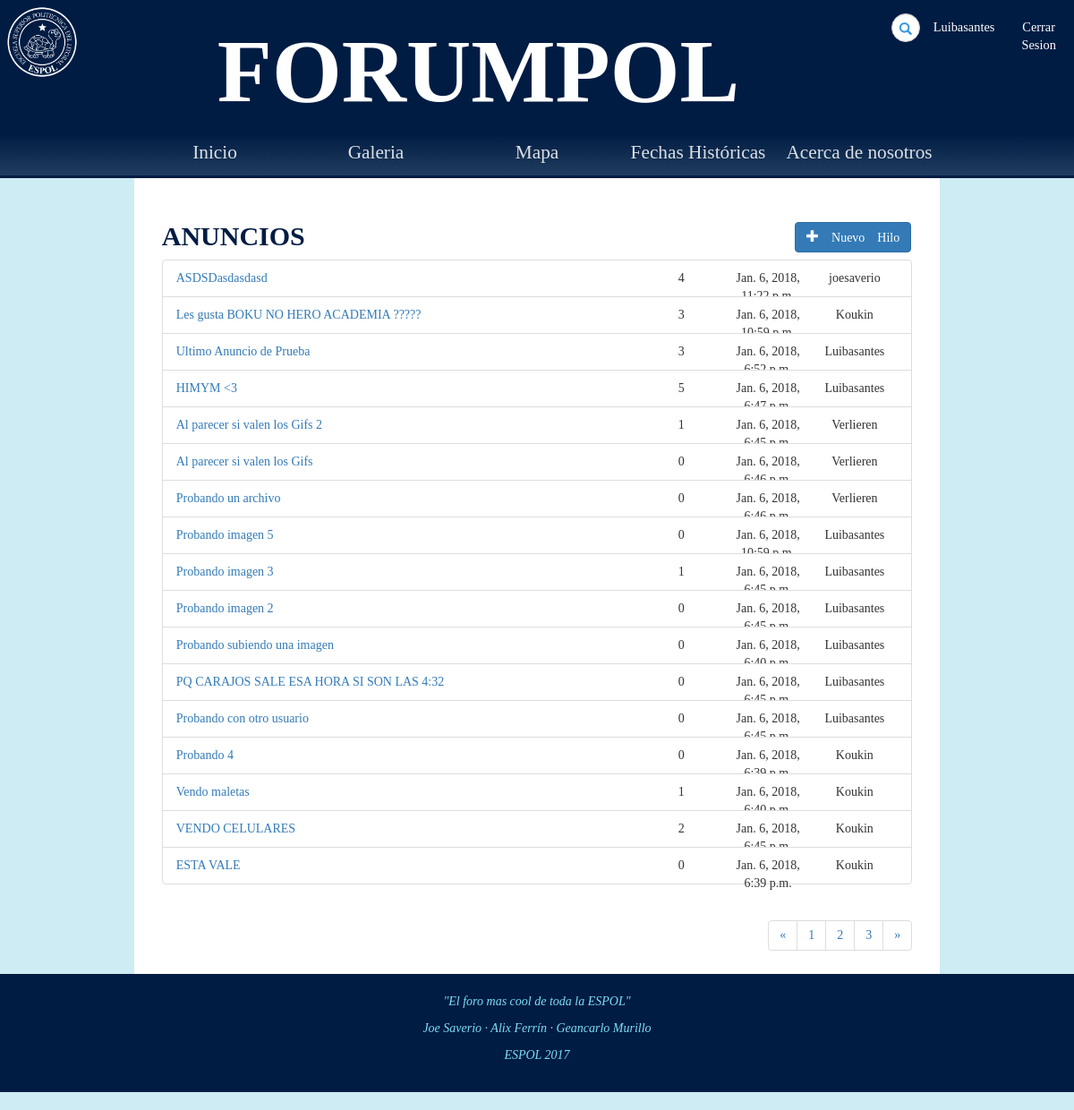
The page /foro/anuncios/ (signed in) on the database as committed earlier.
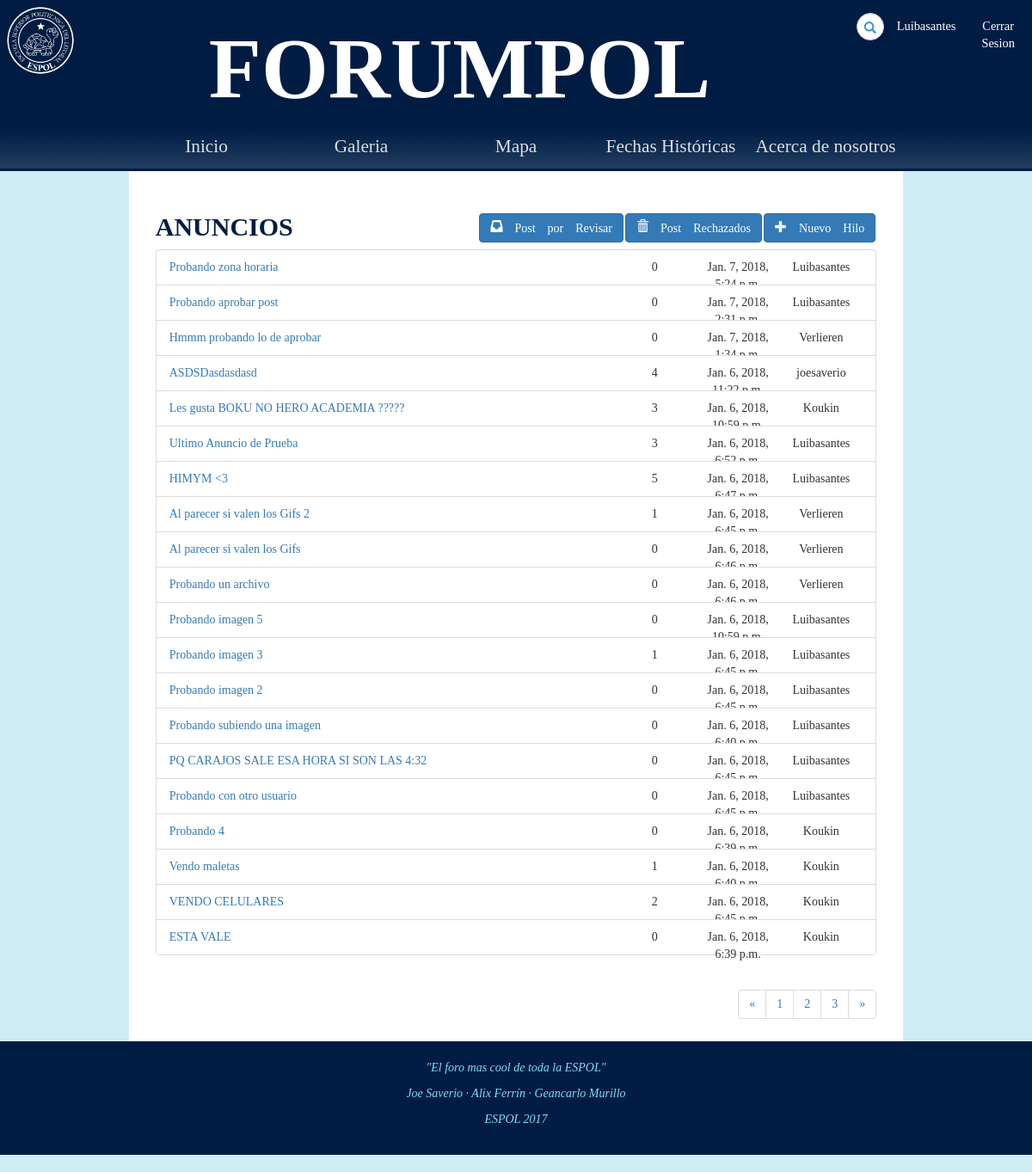
The same page on the database as committed later.
### Foro/models.py (models this page shows, shortened)
class Thread(models.Model):
	op = models.ForeignKey(Post,on_delete=models.CASCADE)
	category = models.CharField(max_length=25, default='')
	topic = models.CharField(max_length=100, default='')
	respuestas = models.BigIntegerField(default=0)

class Post(models.Model):
	reply_to = models.ForeignKey('self',blank=True, null=True,on_delete=models.SET_NULL)
	content = models.TextField(max_length=500, default='')
	image = models.ImageField(upload_to=upload_location, blank=True,null=True)
	owner = models.ForeignKey(User,null=True,on_delete=models.SET_NULL)
	date = models.DateTimeField(auto_now=True)
	aprobado = models.NullBooleanField(default=None,null=True)

### Foro/views.py (the view)
# urls.py: url(r'^anuncios/(?P<Post_Id>[-]?[0-9]+)/$', login_required(views.detalle_anuncio), name='detalle_anuncio'),
def anuncios(request):
	all_anuncios = Thread.objects.filter(category="anuncio",op__aprobado=True).order_by("-id")
	username = request.user
	moderador = request.user.userprofile.moderador
	context = {'usuario':username,"anuncios":all_anuncios,"moderador":moderador}
	return render(request, "Foro/anuncios.html", context)

### Foro/templates/Foro/anuncios.html (shortened to what this page needs)
{% extends 'Foro/base.html' %}
{% load static from staticfiles %}
{% block estilo %}<link rel="stylesheet" type="text/css" href="{% static 'css/anuncios.css' %}">{% endblock %}
{% block body %}
    <section>
        <div id="categoria" class="col-9">
            <div class="container anuncios">
                <h2>
                    <b>ANUNCIOS</b>
                    <a href="{% url 'foro:create_anuncio' %}" class="btn btn-primary pull-right" role="button"><span class="glyphicon glyphicon-plus"> Nuevo Hilo</span></a>
                    {% if moderador %}
						<a href="{% url 'foro:rechazados' %}" class="btn btn-primary pull-right" role="button"><span class="glyphicon glyphicon-trash"> Post Rechazados</span></a>
                        <a href="{% url 'foro:aprobar' %}" class="btn btn-primary pull-right" role="button"><span class="glyphicon glyphicon-inbox"> Post por Revisar</span></a>
                    {% endif %}
                </h2>
                <ul class="list-group">
					{% for thread in anuncios %}
						<li class="list-group-item post-item" >
						<a href="{% url 'foro:detalle_anuncio' thread.op.id %}">{{thread.topic}}</a>
						<span class="post-info pull-right user">{{thread.op.owner.username}}</span>
						<span class="post-info pull-right fecha">{{thread.op.date}}</span>
						<span class="post-info pull-right replies">{{ thread.respuestas }}</span>
						</li>
					{% endfor %}
                </ul>
                <nav id="paginas">
                    <ul class="pagination">
                        <li><a href="#" aria-label="Previous"><span>&laquo;</span></a></li>
                        <li><a href="#">1</a></li>
                        <li><a href="#">2</a></li>
                        <li><a href="#">3</a></li>
                        <li><a href="#" aria-label="Next"><span>&raquo;</span></a></li>
                    </ul>
                </nav>
            </div>
        </div>
    </section>
{% endblock %}

Rows that differ between the two databases and show on the page:
added Thread: topic "Probando zona horaria", op.owner.username "Luibasantes", op "Jan. 7, 2018,…", respuestas "0"
added Thread: topic "Probando aprobar post", op.owner.username "Luibasantes", op "Jan. 7, 2018,…", respuestas "0"
added Thread: topic "Hmmm probando lo de aprobar", op.owner.username "Verlieren", op "Jan. 7, 2018,…", respuestas "0"
Other text that changed with them:
text now shown: "Post Rechazados Post por Revisar"
